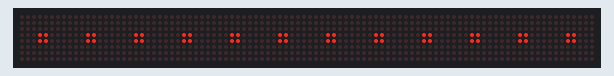
Bench run of a sketch on a simulated Arduino Uno, built with avr-gcc and run on an emulated ATmega328P. Shown: 96×8 LED matrix.

Above: at 0.1 s.
At 1.58 s:
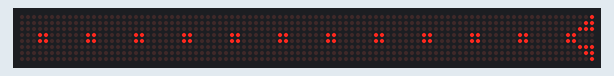
At 2.48 s:
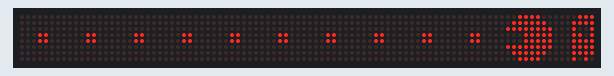
At 4.96 s:
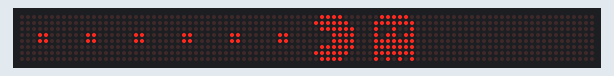
At 7.44 s:
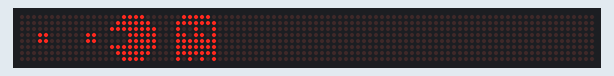
At 9.84 s:
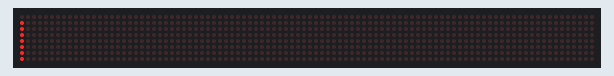

The sketch:

MD_MAX72xx_Pacman.ino
```cpp
// Use the MD_MAX72XX library to display a Pacman animation
// Just for fun!

#include <MD_MAX72xx.h>
#include <SPI.h>

#define DEBUG 0   // Enable or disable (default) debugging output

#if DEBUG
#define PRINT(s, v)   { Serial.print(F(s)); Serial.print(v); }      // Print a string followed by a value (decimal)
#define PRINTX(s, v)  { Serial.print(F(s)); Serial.print(v, HEX); } // Print a string followed by a value (hex)
#define PRINTB(s, v)  { Serial.print(F(s)); Serial.print(v, BIN); } // Print a string followed by a value (binary)
#define PRINTC(s, v)  { Serial.print(F(s)); Serial.print((char)v); }  // Print a string followed by a value (char)
#define PRINTS(s)     { Serial.print(F(s)); }                       // Print a string
#else
#define PRINT(s, v)   // Print a string followed by a value (decimal)
#define PRINTX(s, v)  // Print a string followed by a value (hex)
#define PRINTB(s, v)  // Print a string followed by a value (binary)
#define PRINTC(s, v)  // Print a string followed by a value (char)
#define PRINTS(s)     // Print a string
#endif

// --------------------
// MD_MAX72xx hardware definitions and object
// Define the number of devices we have in the chain and the hardware interface
// NOTE: These pin numbers will probably not work with your hardware and may
// need to be adapted
//
#define HARDWARE_TYPE MD_MAX72XX::PAROLA_HW
#define MAX_DEVICES 12
#define CLK_PIN   13  // or SCK
#define DATA_PIN  11  // or MOSI
#define CS_PIN    10  // or SS

MD_MAX72XX mx = MD_MAX72XX(HARDWARE_TYPE, CS_PIN, MAX_DEVICES);                      // SPI hardware interface
//MD_MAX72XX mx = MD_MAX72XX(HARDWARE_TYPE, DATA_PIN, CLK_PIN, CS_PIN, MAX_DEVICES); // Arbitrary pins

// --------------------
// Constant parameters
//
#define ANIMATION_DELAY 75	// milliseconds
#define MAX_FRAMES      4   // number of animation frames

// ========== General Variables ===========
//
const uint8_t pacman[MAX_FRAMES][18] =  // ghost pursued by a pacman
{
  { 0xfe, 0x73, 0xfb, 0x7f, 0xf3, 0x7b, 0xfe, 0x00, 0x00, 0x00, 0x3c, 0x7e, 0x7e, 0xff, 0xe7, 0xc3, 0x81, 0x00 },
  { 0xfe, 0x7b, 0xf3, 0x7f, 0xfb, 0x73, 0xfe, 0x00, 0x00, 0x00, 0x3c, 0x7e, 0xff, 0xff, 0xe7, 0xe7, 0x42, 0x00 },
  { 0xfe, 0x73, 0xfb, 0x7f, 0xf3, 0x7b, 0xfe, 0x00, 0x00, 0x00, 0x3c, 0x7e, 0xff, 0xff, 0xff, 0xe7, 0x66, 0x24 },
  { 0xfe, 0x7b, 0xf3, 0x7f, 0xf3, 0x7b, 0xfe, 0x00, 0x00, 0x00, 0x3c, 0x7e, 0xff, 0xff, 0xff, 0xff, 0x7e, 0x3c },
};
const uint8_t DATA_WIDTH = (sizeof(pacman[0])/sizeof(pacman[0][0]));

uint32_t prevTimeAnim = 0;  // remember the millis() value in animations
int16_t idx;                // display index (column)
uint8_t frame;              // current animation frame
uint8_t deltaFrame;         // the animation frame offset for the next frame

// ========== Control routines ===========
//
void resetMatrix(void)
{
  mx.control(MD_MAX72XX::INTENSITY, MAX_INTENSITY/2);
  mx.control(MD_MAX72XX::UPDATE, MD_MAX72XX::ON);
  mx.clear();
}

void setup()
{
  mx.begin();
  resetMatrix();
  prevTimeAnim = millis();
  #if DEBUG
  Serial.begin(57600);
  #endif
  PRINTS("\n[MD_MAX72XX Pacman]");
}

void loop(void)
{
  static boolean bInit = true;  // initialise the animation

  // Is it time to animate?
  if (millis()-prevTimeAnim < ANIMATION_DELAY)
    return;
  prevTimeAnim = millis();      // starting point for next time

  mx.control(MD_MAX72XX::UPDATE, MD_MAX72XX::OFF);

  // Initialize
  if (bInit)
  {
    mx.clear();
    idx = -DATA_WIDTH;
    frame = 0;
    deltaFrame = 1;
    bInit = false;

    // Lay out the dots
    for (uint8_t i=0; i<MAX_DEVICES; i++)
    {
      mx.setPoint(3, (i*COL_SIZE) + 3, true);
      mx.setPoint(4, (i*COL_SIZE) + 3, true);
      mx.setPoint(3, (i*COL_SIZE) + 4, true);
      mx.setPoint(4, (i*COL_SIZE) + 4, true);
    }
  }

  // now run the animation
  PRINT("\nINV I:", idx);
  PRINT(" frame ", frame);

  // clear old graphic
  for (uint8_t i=0; i<DATA_WIDTH; i++)
    mx.setColumn(idx-DATA_WIDTH+i, 0);
  // move reference column and draw new graphic
  idx++;
  for (uint8_t i=0; i<DATA_WIDTH; i++)
    mx.setColumn(idx-DATA_WIDTH+i, pacman[frame][i]);

  // advance the animation frame
  frame += deltaFrame;
  if (frame == 0 || frame == MAX_FRAMES-1)
    deltaFrame = -deltaFrame;

  // check if we are completed and set initialise for next time around
  bInit = (idx == mx.getColumnCount()+DATA_WIDTH);

  mx.control(MD_MAX72XX::UPDATE, MD_MAX72XX::ON);

  return;
}
```

Measured:
- by itself, everything shown: repeats every 9.9 s, in 114 steps
